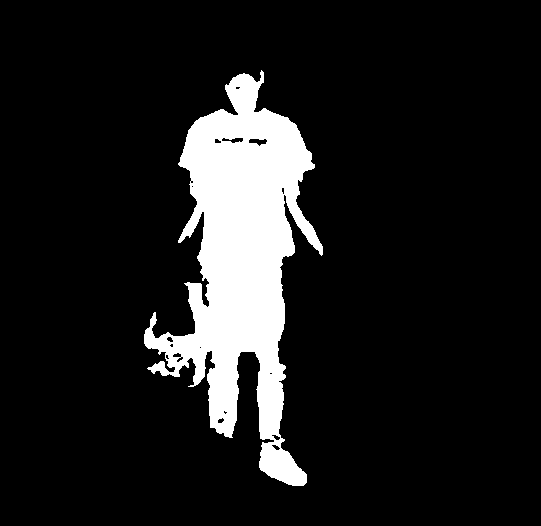
#> input picture outputs/masks_predits/scene4_best_binary_mask.png, 541 x 526 px, given in place of Scene_4_RGB_1.png, which was not available
$ python scene4_pipeline.py   (older library calls are emulated)
#> lines starting #> are read from the running program, lines starting #| are printed output that depends on the picture; after the words box and inside, x2 and y2 are one past the last pixel; in counts of white or black regions, pixels touching at a corner belong together; pictures that were not available may be replaced by others from this repository, and a replacement may not be noted
### src/data_loading.py
"""Dataset loading helpers.

Raw files are never modified. When a Ground Truth mask does not match the
scene image size, it is aligned in memory using nearest-neighbor resizing.
Nearest-neighbor is required for masks because bilinear interpolation would
create invalid intermediate label values.

Important project rule:
- Segmentation algorithms must use only `load_scene_inputs`.
- Ground Truth masks must be loaded only for evaluation/visual comparison.
"""

from pathlib import Path

import numpy as np
from PIL import Image

from .data_config import DATASET_DIR, SCENES


def load_rgb_image(path: str | Path) -> np.ndarray:
    """Load an image as RGB uint8 array."""

    with Image.open(path) as image:
        return np.asarray(image.convert("RGB"))


# [11 lines left out: function load_image, not called in this run]


def load_mask_raw(path: str | Path) -> np.ndarray:
    """Load a mask without changing its color mode."""

    with Image.open(path) as mask:
        return np.asarray(mask.copy())


# [4 lines left out: function load_mask, not called in this run]


def save_mask(mask: np.ndarray, path: str | Path) -> None:
    """Save a mask array to disk, creating parent directories if needed."""

    path = Path(path)
    path.parent.mkdir(parents=True, exist_ok=True)
    Image.fromarray(mask).save(path)


# [16 lines left out: functions resize_mask_nearest, resize_image_bilinear, not called in this run]


def _get_scene_config(scene_id: str):
    """Return scene config or raise a clear error."""

    if scene_id not in SCENES:
        raise KeyError(f"Unknown scene id: {scene_id}")
    return SCENES[scene_id]


def load_scene_inputs(scene_id: str) -> dict[str, object]:
    """Load only the input image(s) for a scene.

    This is the correct loader for preprocessing and segmentation. It does not
    return the Ground Truth mask, which prevents accidental data leakage.

    Returns a dictionary containing:
    - `config`: scene metadata
    - `images`: list of RGB arrays
    - `images_were_resized`: resize flags for images after alignment to the first image
    - `target_shape`: shape `(height, width)` used by predictions and evaluation
    """

    config = _get_scene_config(scene_id)
    images = [load_rgb_image(DATASET_DIR / image_file) for image_file in config.image_files]

    target_shape = images[0].shape[:2]
    aligned_images = [images[0]]
    images_were_resized = [False]
    for image in images[1:]:
        image_was_resized = image.shape[:2] != target_shape
        images_were_resized.append(image_was_resized)
        aligned_images.append(resize_image_bilinear(image, target_shape) if image_was_resized else image)

    return {
        "config": config,
        "images": aligned_images,
        "images_were_resized": images_were_resized,
        "target_shape": target_shape,
    }


def load_ground_truth(
    scene_id: str,
    target_shape: tuple[int, int] | None = None,
    align: bool = True,
) -> dict[str, object]:
    """Load the Ground Truth mask for evaluation or visual comparison only."""

    config = _get_scene_config(scene_id)
    mask = load_mask_raw(DATASET_DIR / config.mask_file)

    mask_was_resized = target_shape is not None and mask.shape[:2] != target_shape
    if align and target_shape is not None and mask_was_resized:
        mask = resize_mask_nearest(mask, target_shape)

    return {
        "config": config,
        "mask": mask,
        "mask_was_resized": mask_was_resized,
    }


# [33 lines left out: functions load_scene, validate_dataset_files, not called in this run]

### src/segmentation_tai.py
"""TAI image processing methods used before and during segmentation."""

from collections import deque

import cv2
import numpy as np


# [6 lines left out: function bgr_to_rgb, not called in this run]


def rgb_to_gray(image: np.ndarray) -> np.ndarray:
    """Convert an RGB image to uint8 grayscale."""

    if image.ndim == 2:
        return image.astype(np.uint8, copy=False)
    gray = 0.299 * image[..., 0] + 0.587 * image[..., 1] + 0.114 * image[..., 2]
    return gray.astype(np.uint8)


# [25 lines left out: functions histogram, cumulative_histogram, normalize_histogram, mean_filter, not called in this run]


def gaussian_filter(image: np.ndarray, kernel_size: int = 5, sigma: float = 1.0) -> np.ndarray:
    """Apply Gaussian smoothing."""

    return cv2.GaussianBlur(image, (kernel_size, kernel_size), sigmaX=sigma)


# [31 lines left out: functions median_filter, sobel_gradients, gradient_magnitude_direction, simple_threshold, not called in this run]


def otsu_threshold(image: np.ndarray) -> tuple[np.ndarray, float]:
    """Segment foreground using Otsu's automatic threshold."""

    gray = rgb_to_gray(image)
    threshold, mask = cv2.threshold(gray, 0, 255, cv2.THRESH_BINARY + cv2.THRESH_OTSU)
    return mask.astype(np.uint8), float(threshold)


# [47 lines left out: functions connected_components_8, flood_fill_region, not called in this run]

### src/evaluation.py
"""Segmentation evaluation metrics against Ground Truth masks."""

from __future__ import annotations

import numpy as np
from scipy.optimize import linear_sum_assignment
from sklearn.cluster import KMeans
from sklearn.metrics import confusion_matrix


# [21 lines left out: function normalize_mask_by_color_clustering, not called in this run]


def normalize_binary_mask(mask: np.ndarray, foreground: str = "bright") -> np.ndarray:
    """Convert an anti-aliased or multi-channel mask into binary labels 0/1.

    Parameters:
    - `foreground='bright'`: foreground is the brighter region.
    - `foreground='dark'`: foreground is the darker region.
    - `foreground='nonzero'`: foreground is any non-zero pixel.
    """

    if mask.ndim == 3:
        gray = (0.299 * mask[..., 0] + 0.587 * mask[..., 1] + 0.114 * mask[..., 2]).astype(np.uint8)
    else:
        gray = mask.astype(np.uint8, copy=False)

    if foreground == "nonzero":
        return (gray > 0).astype(np.uint8)

    values = gray.reshape(-1, 1).astype(np.float32)
    labels = KMeans(n_clusters=2, random_state=42, n_init=10).fit_predict(values).reshape(gray.shape)
    means = [float(gray[labels == label].mean()) for label in range(2)]
    fg_label = int(np.argmax(means) if foreground == "bright" else np.argmin(means))
    return (labels == fg_label).astype(np.uint8)


def binary_confusion_counts(y_true: np.ndarray, y_pred: np.ndarray) -> dict[str, int]:
    """Return TP, TN, FP, FN counts for binary masks."""

    true = y_true.astype(bool)
    pred = y_pred.astype(bool)
    return {
        "tp": int(np.logical_and(true, pred).sum()),
        "tn": int(np.logical_and(~true, ~pred).sum()),
        "fp": int(np.logical_and(~true, pred).sum()),
        "fn": int(np.logical_and(true, ~pred).sum()),
    }


def binary_metrics(y_true: np.ndarray, y_pred: np.ndarray) -> dict[str, float | int]:
    """Compute binary segmentation metrics."""

    counts = binary_confusion_counts(y_true, y_pred)
    tp = counts["tp"]
    tn = counts["tn"]
    fp = counts["fp"]
    fn = counts["fn"]
    total = tp + tn + fp + fn

    accuracy = (tp + tn) / total if total else 0.0
    precision = tp / (tp + fp) if tp + fp > 0 else 0.0
    recall = tp / (tp + fn) if tp + fn > 0 else 0.0
    f1 = 2 * precision * recall / (precision + recall) if precision + recall > 0 else 0.0
    iou = tp / (tp + fp + fn) if tp + fp + fn > 0 else 0.0

    return {
        **counts,
        "accuracy": float(accuracy),
        "precision": float(precision),
        "recall": float(recall),
        "f1": float(f1),
        "dice": float(f1),
        "iou": float(iou),
    }


# [67 lines left out: functions multiclass_confusion_matrix, match_predicted_labels, multiclass_metrics, not called in this run]

### src/preprocessing.py
"""Common image preprocessing and feature extraction helpers."""

import cv2
import numpy as np
from PIL import Image


def normalize_minmax(features: np.ndarray) -> np.ndarray:
    """Scale each feature column to the [0, 1] range."""

    values = features.astype(np.float32, copy=False)
    min_values = values.min(axis=0)
    max_values = values.max(axis=0)
    ranges = max_values - min_values
    ranges[ranges == 0] = 1.0
    return (values - min_values) / ranges


# [80 lines left out: functions standardize_zscore, resize_for_clustering, rgb_to_gray, extract_rgb_features, extract_rgb_xy_features, extract_gray_gradient_xy_features, not called in this run]


def _binary_mask(mask: np.ndarray) -> np.ndarray:
    """Convert a mask-like array to boolean foreground/background."""

    if mask.ndim == 3:
        return np.any(mask[..., :3] > 0, axis=2)
    return mask > 0


# [10 lines left out: function remove_small_components, not called in this run]


def keep_largest_component(mask: np.ndarray) -> np.ndarray:
    """Keep only the largest connected foreground component."""

    binary = _binary_mask(mask).astype(np.uint8)
    num_labels, labels, stats, _ = cv2.connectedComponentsWithStats(binary, connectivity=8)
    if num_labels <= 1:
        return np.zeros_like(binary, dtype=np.uint8)

    largest_label = 1 + np.argmax(stats[1:, cv2.CC_STAT_AREA])
    return ((labels == largest_label) * 255).astype(np.uint8)

### src/segmentation_fd.py
"""FD segmentation methods: clustering, elbow selection, PCA, and metrics."""

from __future__ import annotations

from dataclasses import dataclass

import numpy as np
from sklearn.cluster import AgglomerativeClustering, DBSCAN, KMeans
from sklearn.decomposition import PCA
from sklearn.metrics import (
    calinski_harabasz_score,
    davies_bouldin_score,
    pairwise_distances,
    silhouette_score,
)
from sklearn_extra.cluster import KMedoids


@dataclass(frozen=True)
class ClusteringResult:
    """Common clustering result container."""

    labels: np.ndarray
    method: str
    inertia: float | None = None
    extra: dict[str, object] | None = None


def run_kmeans(
    features: np.ndarray,
    n_clusters: int,
    random_state: int = 42,
    n_init: int = 10,
) -> ClusteringResult:
    """Cluster features with K-Means."""

    model = KMeans(n_clusters=n_clusters, random_state=random_state, n_init=n_init)
    labels = model.fit_predict(features)
    return ClusteringResult(
        labels=labels,
        method="kmeans",
        inertia=float(model.inertia_),
        extra={"cluster_centers": model.cluster_centers_},
    )


# [76 lines left out: functions run_kmedoids, run_agnes, run_diana, not called in this run]


def run_dbscan(
    features: np.ndarray,
    eps: float,
    min_samples: int = 5,
) -> ClusteringResult:
    """Cluster features with DBSCAN. Noise points are labeled `-1`."""

    model = DBSCAN(eps=eps, min_samples=min_samples)
    labels = model.fit_predict(features)
    return ClusteringResult(
        labels=labels,
        method="dbscan",
        inertia=None,
        extra={"eps": eps, "min_samples": min_samples, "noise_count": int(np.sum(labels == -1))},
    )


# [107 lines left out: functions compute_pairwise_distances, compute_inertia, elbow_curve, detect_elbow_k, pca_2d, clustering_metrics, not called in this run]


def labels_to_image(labels: np.ndarray, shape: tuple[int, int]) -> np.ndarray:
    """Reshape flat pixel labels back to an image mask."""

    return labels.reshape(shape).astype(np.int32)


# [11 lines left out: function relabel_consecutive, not called in this run]

### src/scene4_pipeline.py
"""Scene 4 person extraction pipeline.

Segmentation uses `Scene_4_RGB_1.png` and the aligned supplementary image
`Scene_4_D_2.png`. `GT4.png` is loaded after prediction for evaluation.
"""

from __future__ import annotations

import json
from pathlib import Path

import matplotlib.pyplot as plt
import numpy as np
import pandas as pd

from .data_loading import load_ground_truth, load_scene_inputs, save_mask
from .evaluation import binary_metrics, normalize_binary_mask
from .preprocessing import keep_largest_component, normalize_minmax
from .segmentation_fd import labels_to_image, pca_2d, run_dbscan, run_kmeans
from .segmentation_tai import gaussian_filter, otsu_threshold, rgb_to_gray, simple_threshold
from .visualization import overlay_mask


SCENE_ID = "scene4"
RANDOM_STATE = 42


def _feature_matrix(rgb: np.ndarray, extra_gray: np.ndarray, include_xy: bool = True) -> np.ndarray:
    height, width = extra_gray.shape
    columns = [rgb.reshape(-1, 3).astype(np.float32), extra_gray.reshape(-1, 1).astype(np.float32)]
    if include_xy:
        yy, xx = np.indices((height, width))
        columns.append(
            np.column_stack(
                (
                    xx.ravel() / max(width - 1, 1),
                    yy.ravel() / max(height - 1, 1),
                )
            ).astype(np.float32)
        )
    return normalize_minmax(np.column_stack(columns))


def _extra_range_mask(extra_gray: np.ndarray, low: int = 70, high: int = 90) -> np.ndarray:
    mask = ((extra_gray >= low) & (extra_gray <= high)).astype(np.uint8) * 255
    return keep_largest_component(mask)


def _kmeans_person_mask(
    rgb: np.ndarray,
    extra_gray: np.ndarray,
    n_clusters: int,
    include_xy: bool,
) -> tuple[np.ndarray, dict[str, object]]:
    """Cluster RGB/extra features and select the person-like cluster heuristically."""

    features = _feature_matrix(rgb, extra_gray, include_xy=include_xy)
    result = run_kmeans(features, n_clusters=n_clusters, random_state=RANDOM_STATE)
    labels = labels_to_image(result.labels, extra_gray.shape)
    height, width = extra_gray.shape
    yy, xx = np.indices((height, width))

    stats = []
    for label in range(n_clusters):
        cluster = labels == label
        area_ratio = float(cluster.mean())
        mean_extra = float(extra_gray[cluster].mean())
        mean_x = float(xx[cluster].mean() / max(width - 1, 1))
        mean_y = float(yy[cluster].mean() / max(height - 1, 1))
        # The person is a coherent mid-gray, central-ish region in the extra image.
        score = (
            -abs(mean_extra - 78.0)
            - 35.0 * abs(mean_x - 0.55)
            - 15.0 * abs(mean_y - 0.52)
            - 25.0 * abs(area_ratio - 0.14)
        )
        stats.append(
            {
                "cluster": label,
                "pixel_count": int(cluster.sum()),
                "area_ratio": area_ratio,
                "mean_extra": mean_extra,
                "mean_x": mean_x,
                "mean_y": mean_y,
                "person_score": score,
            }
        )

    selected_cluster = max(stats, key=lambda row: float(row["person_score"]))["cluster"]
    mask = keep_largest_component(((labels == selected_cluster) * 255).astype(np.uint8))
    return mask, {
        "inertia": result.inertia,
        "selected_cluster": int(selected_cluster),
        "cluster_stats": stats,
    }


def _dbscan_person_mask(extra_gray: np.ndarray) -> tuple[np.ndarray, dict[str, object]]:
    """Run DBSCAN on extra-image candidate pixels."""

    candidates = (extra_gray >= 60) & (extra_gray <= 110)
    rows, cols = np.nonzero(candidates)
    height, width = extra_gray.shape
    features = np.column_stack(
        (
            cols / max(width - 1, 1),
            rows / max(height - 1, 1),
            extra_gray[rows, cols] / 255.0,
        )
    ).astype(np.float32)
    result = run_dbscan(features, eps=0.015, min_samples=20)
    labels = result.labels

    best_label = None
    best_size = 0
    for label in np.unique(labels):
        if label == -1:
            continue
        size = int(np.sum(labels == label))
        if size > best_size:
            best_size = size
            best_label = label

    mask = np.zeros((height, width), dtype=np.uint8)
    if best_label is not None:
        selected = labels == best_label
        mask[rows[selected], cols[selected]] = 255
    return keep_largest_component(mask), {
        "candidate_pixels": int(candidates.sum()),
        "clusters": int(len(set(labels.tolist())) - (1 if -1 in labels else 0)),
        "noise_count": int(np.sum(labels == -1)),
        "selected_cluster_size": int(best_size),
    }


def _metric_rows(gt_binary: np.ndarray, masks: dict[str, np.ndarray]) -> list[dict[str, object]]:
    rows = []
    for method, mask in masks.items():
        rows.append({"scene": SCENE_ID, "method": method, **binary_metrics(gt_binary, mask > 0)})
    return rows


def run_scene4() -> dict[str, object]:
    out_masks = Path("outputs/masks_predits")
    out_vis = Path("outputs/visualisations")
    out_metrics = Path("outputs/metrics")
    out_reports = Path("outputs/reports")
    for path in (out_masks, out_vis, out_metrics, out_reports):
        path.mkdir(parents=True, exist_ok=True)

    inputs = load_scene_inputs(SCENE_ID)
#> in load_rgb_image, image is the input picture: PIL image 541x526 L; 11.4% white; 1 white region, box (x1, y1, x2, y2) and area: (144, 70, 323, 486) 32379
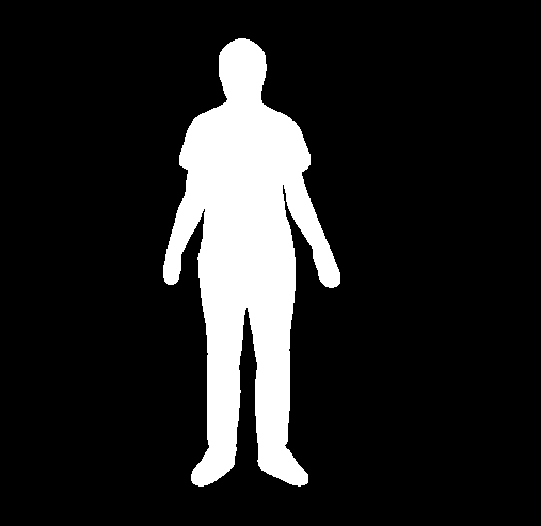
#> input picture outputs/masks_predits/scene4_gt_binary_mask.png, 541 x 526 px, given in place of Scene_4_D_2.png, which was not available
#> in load_rgb_image, image is the input picture: PIL image 541x526 L; 13.7% white; 1 white region, box (x1, y1, x2, y2) and area: (163, 38, 340, 487) 38948
#> in load_scene_inputs, `images = [load_rgb_image(DATASET_DIR / image_file) for image_file in c..`: images = 2 items
#> the loop in load_scene_inputs, `for image in images[1:]:` made 1 pass
#> image_was_resized on pass 1: False
#> after the loop in load_scene_inputs, `for image in images[1:]:`: images_were_resized = [False, False]
#> inputs = 4 items
    rgb, extra = inputs["images"]
    extra_gray = rgb_to_gray(extra)
    extra_smoothed = rgb_to_gray(gaussian_filter(extra, kernel_size=5, sigma=1.0))

    gt = load_ground_truth(SCENE_ID, target_shape=rgb.shape[:2])["mask"]
    gt_binary = normalize_binary_mask(gt, foreground="nonzero")

    otsu_mask_raw, otsu_value = otsu_threshold(extra)
#> in otsu_threshold, `threshold, mask = cv2.threshold(gray, 0, 255, cv2.THRESH_BINARY + cv2...`: threshold = 0
#> otsu_value = 0
    masks: dict[str, np.ndarray] = {
        "extra_otsu_dark_largest": keep_largest_component(255 - otsu_mask_raw),
        "extra_simple_range_70_90": _extra_range_mask(extra_smoothed, low=70, high=90),
    }
#> in keep_largest_component, `num_labels, labels, stats, _ = cv2.connectedComponentsWithStats(binary..`: num_labels = 2; stats = [[163, 38, 177, 449, 38948], [0, 0, 541, 526, 245618]]
#> in keep_largest_component, `largest_label = 1 + np.argmax(stats[1:, cv2.CC_STAT_AREA])`: largest_label = 1
#> in _extra_range_mask, `mask = ((extra_gray >= low) & (extra_gray <= high)).astype(np.uint8) *..`:
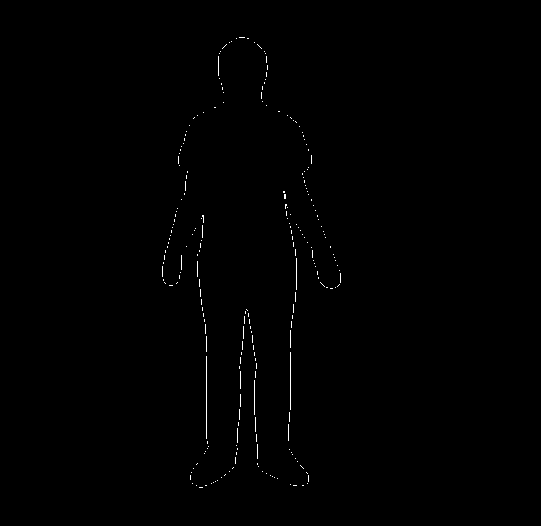
#> mask: shape (526, 541); 0.36% white in thin lines or dots, all inside (x1, y1, x2, y2) = (162, 37, 341, 488)
#> in keep_largest_component (call 2), `num_labels, labels, stats, _ = cv2.connectedComponentsWithStats(binary..`: num_labels = 240; stats = 240 rows, first 6: [0, 0, 541, 526, 283534], [239, 37, 6, 1, 6], [236, 38, 1, 1, 1], [247, 38, 2, 1, 2], [231, 41, 1, 1, 1], [229, 42, 1, 1, 1]
#> in keep_largest_component (call 2), `largest_label = 1 + np.argmax(stats[1:, cv2.CC_STAT_AREA])`: largest_label = 178
#> in keep_largest_component (call 2), `return ((labels == largest_label) * 255).astype(np.uint8)`:
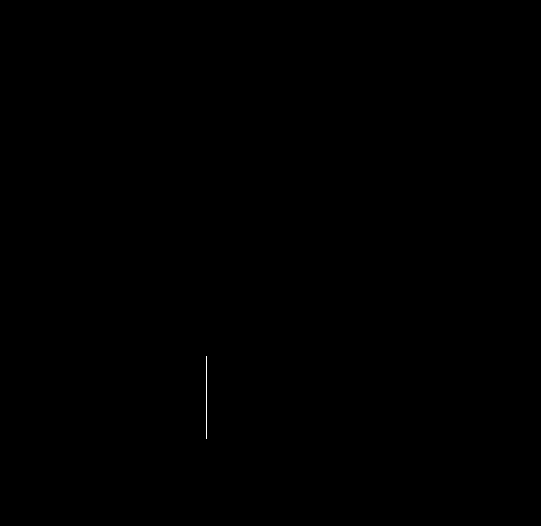
#> returned value: shape (526, 541); 0.03% white in thin lines or dots, all inside (x1, y1, x2, y2) = (206, 356, 207, 439)
    method_details: dict[str, object] = {"otsu_threshold": float(otsu_value)}
#> method_details = {'otsu_threshold': 0}

    for k in (2, 3, 4, 5, 6):
        method = f"kmeans_rgb_extra_xy_k{k}"
        masks[method], method_details[method] = _kmeans_person_mask(
            rgb,
            extra_smoothed,
            n_clusters=k,
            include_xy=True,
        )
#> this loop made 5 passes
#> pass 1, in keep_largest_component (call 3), `num_labels, labels, stats, _ = cv2.connectedComponentsWithStats(binary..`:
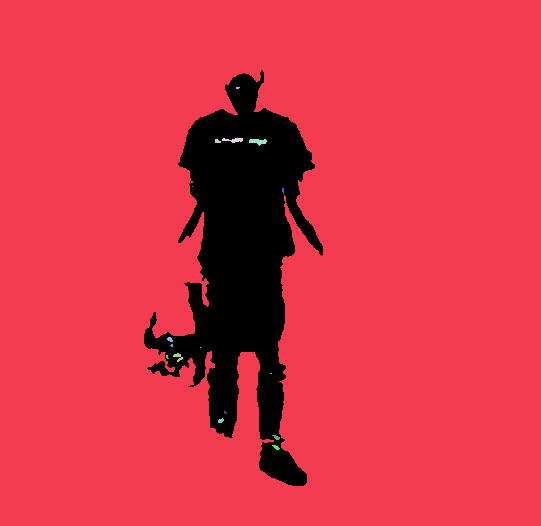
#> labels: shape (526, 541) int32; 18 distinct labels, from 0 to 17; one colour per label, 0 black
#> after the loop, masks = 7 items; method_details = 6 items

    masks["kmeans_rgb_extra_k5"], method_details["kmeans_rgb_extra_k5"] = _kmeans_person_mask(
        rgb,
        extra_smoothed,
        n_clusters=5,
        include_xy=False,
    )
#> in _kmeans_person_mask (call 6), `labels = labels_to_image(result.labels, extra_gray.shape)`:
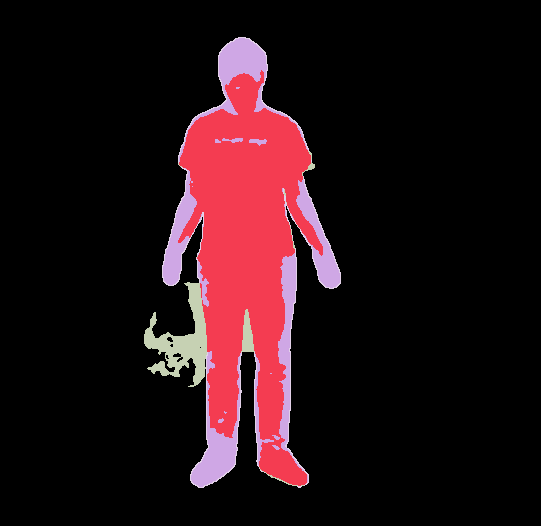
#> labels: shape (526, 541) int32; 5 distinct labels, from 0 to 4; one colour per label, 0 black
#> the loop in _kmeans_person_mask (call 6), `for label in range(n_clusters):` made 5 passes
#> (area_ratio, mean_extra, mean_x, mean_y, score) on passes 1 to 5: (0.847, 0.117, 0.509, 0.5, -97.29), (0.103, 253.5, 0.456, 0.479, -180.3), (0.033, 244.8, 0.457, 0.515, -172.8), (0.0111, 7.77, 0.36, 0.644, -81.94), (0.00641, 92.14, 0.459, 0.528, -20.76)
#> pass 1, in _kmeans_person_mask (call 6), `cluster = labels == label`:
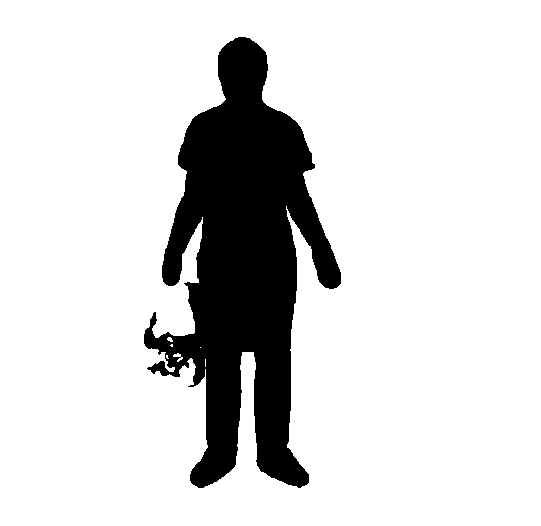
#> cluster: shape (526, 541) bool; 84.7% white; 1 black region, box (x1, y1, x2, y2) and area: (144, 37, 341, 488) 43604
#> after the loop in _kmeans_person_mask (call 6), `for label in range(n_clusters):`: stats = 5 items
#> (the rest of the program and of its run is left out)
